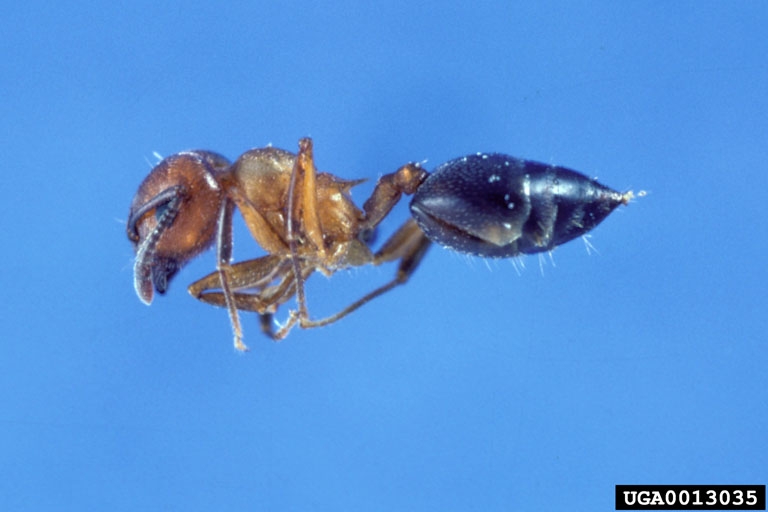
#> input picture openCV/opencvexam/data/ants/0013035.jpg, 768 x 512 px; its folder holds only this picture in this run
$ jupyter execute --allow-errors Chap5-2.ipynb   (shell and % lines are left out)
#> lines starting #> are read from the running program, lines starting #| are printed output that depends on the picture
### 5-2．기계학습을 위한 데이터 준비
#### 데이터 세트의 작성

[cell 1]
import os
import cv2
import numpy as np

# 이미지 폴더의 지정
dirs = ['ants', 'bees']

# 이미지의 픽셀값과 레이블을 보존하기 위한 리스트를 생성
pixels = [] # 설명변수
labels = [] # 목적변수

# 각 폴더의 파일을 하나씩 읽어들여 처리한 후에 리스트에 보존
for i, d in enumerate(dirs):
    # 파일명을 취득
    files = os.listdir('./data/' + d)

    for f in files:
        # 이미지를 그레이 스케일로 리드
        img = cv2.imread('./data/' + d + '/' + f, 0)
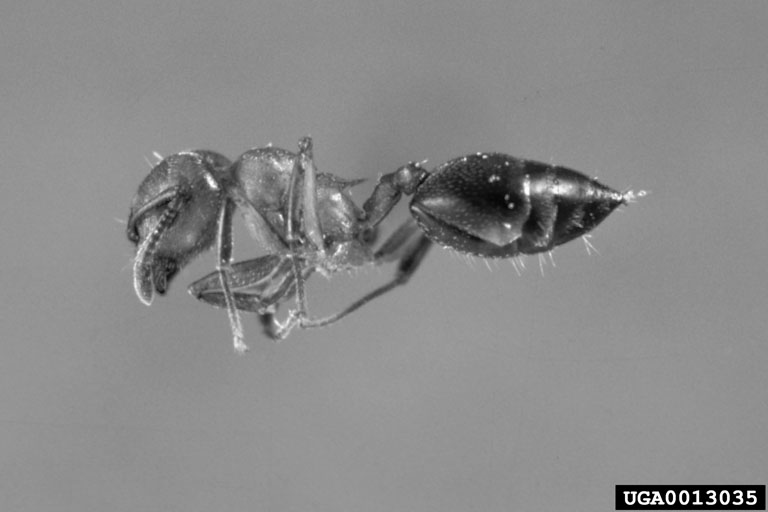
#> img: shape (512, 768); min 0, max 255, mean 137.6
        # 이미지를 리사이즈
        img = cv2.resize(img, (128, 128))
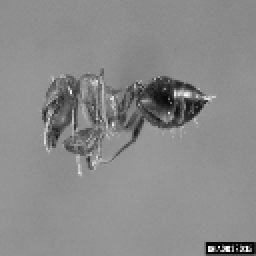
#> img: shape (128, 128) (shown 2 times larger); min 0, max 255, mean 137.7
        # 픽셀값을 보존
        img = np.array(img).flatten().tolist()
#> img = 16384 values, max 255 at index 15978, min 0 at index 15731, mean 137.7
        pixels.append(img)

        # 이미지의 레이블을 리스트에 보존
        labels.append(i)
#> pass 2 of the loop `for i, d in enumerate(dirs):`:
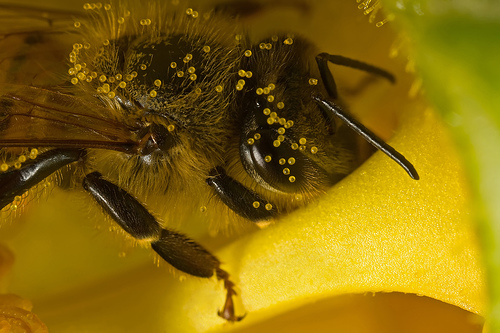
#> input picture openCV/opencvexam/data/bees/1092977343_cb42b38d62.jpg, 500 x 333 px
#> `img = cv2.resize(img, (128, 128))`:
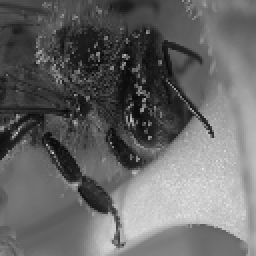
#> img: shape (128, 128) (shown 2 times larger); min 9, max 227, mean 102.4
#> `img = np.array(img).flatten().tolist()`: img = 16384 values, max 227 at index 10853, min 9 at index 4782, mean 102.4

[cell 2]
import pandas as pd

# 피셀값을 데이터 프레임형식으로 변환
pixels_df = pd.DataFrame(pixels)
#> pixels_df = table of 2 rows and 16384 columns
pixels_df = pixels_df/255 # 正規化

# 레이블을 데이터 프레임 형식으로 변환
labels_df = pd.DataFrame(labels)
labels_df = labels_df.rename(columns={0: 'label'})

# 2개의 데이터 프레임을 수평결합
img_set = pd.concat([pixels_df, labels_df], axis=1)
#> img_set = table of 2 rows and 16385 columns
img_set.head()
#> Out = table of 2 rows and 16385 columns

[cell 3]
# 연습문제4
# 이미지의 픽셀값과 레이블을 보존하기 위한 리스트를 생성
pixels2 = [] # 설명변수
labels2 = [] # 목적변수
tmp = []

# 각 폴더의 파일을 하나씩 읽어들여 처리한 후에 리스트에 보존
for i, d in enumerate(dirs):
    # 파일명을 취득
    files = os.listdir('./data/' + d)

    for f in files:
        # 이미지를 그레이 스케일로 리드
        img2 = cv2.imread('./data/' + d + '/' + f)
#> img2 is the input picture: shape (512, 768, 3); mean B, G, R 217.5, 147.4, 88
        # 이미지를 리사이즈
        img2 = cv2.resize(img2, (128, 128))
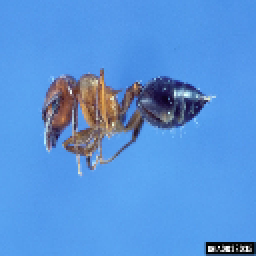
#> img2: shape (128, 128, 3) (shown 2 times larger); mean B, G, R 217.6, 147.5, 88.1
        # 픽셀 배열을 B、G、R별로 분할
        b, g, r = cv2.split(img2)
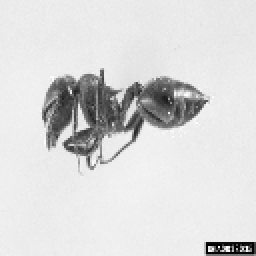
#> b: shape (128, 128) (shown 2 times larger); min 0, max 255, mean 217.6
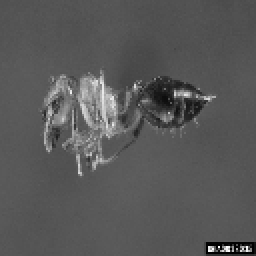
#> r: shape (128, 128) (shown 2 times larger); min 0, max 255, mean 88.1
        # 픽셀값을 보존
        b = np.array(b).flatten().tolist()
#> b = 16384 values, max 255 at index 6109, min 0 at index 15731, mean 217.6
        g = np.array(g).flatten().tolist()
#> g = 16384 values, max 255 at index 6108, min 0 at index 15731, mean 147.5
        r = np.array(r).flatten().tolist()
#> r = 16384 values, max 255 at index 15978, min 0 at index 15731, mean 88.07
        tmp = b + g + r
#> tmp = 49152 items
        pixels2.append(tmp)

        # 이미지의 레이블을 리스트에 보존
        labels2.append(i)
#> pass 2 of the loop `for i, d in enumerate(dirs):`:
#> img2 is the input picture: shape (333, 500, 3); mean B, G, R 10.3, 104.8, 133.5
#> img2: shape (128, 128, 3)
#> `b, g, r = cv2.split(img2)`:
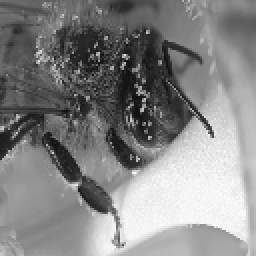
#> r: shape (128, 128) (shown 2 times larger); min 15, max 253, mean 133.2
#> `b = np.array(b).flatten().tolist()`: b = 16384 values, max 192 at index 9754, min 0 at index 9, mean 10.21
#> `g = np.array(g).flatten().tolist()`: g = 16384 values, max 237 at index 11625, min 5 at index 8632, mean 104.6
#> `r = np.array(r).flatten().tolist()`: r = 16384 values, max 253 at index 11887, min 15 at index 4782, mean 133.2

[cell 4]
# 연습문제4
# 피셀값을 데이터 프레임형식으로 변환
pixels2_df = pd.DataFrame(pixels2)
#> pixels2_df = table of 2 rows and 49152 columns
pixels2_df = pixels2_df/255 # 正規化

# 레이블을 데이터 프레임 형식으로 변환
labels2_df = pd.DataFrame(labels2)
labels2_df = labels2_df.rename(columns={0: 'label'})

# 2개의 데이터 프레임을 수평결합
img_set2 = pd.concat([pixels2_df, labels2_df], axis=1)
#> img_set2 = table of 2 rows and 49153 columns
img_set2.head()
#> Out = table of 2 rows and 49153 columns

#### 모폴로지 변환

[cell 5]
import matplotlib.pyplot as plt

# 이미지를 그레이 스케일로 리드
img = cv2.imread('./data/ants/swiss-army-ant.jpg', 0)
# 2치화 이미지로 변환
ret, bin_img = cv2.threshold(img, 128, 255, cv2.THRESH_BINARY)

# 이미지를 압축
kernel = np.ones((3,3), np.uint8)
#> (the rest of this cell did not finish here and is left out)

#> (a cell that did not finish here is left out)

#> (a cell that did not finish here is left out)

#> (a cell that did not finish here is left out)

#### 히스토그램의 작성

#> (a cell that did not finish here is left out)

[cell 10]
# 연습문제5
# 이미지를 컬러로 리드
img = cv2.imread('./data/ants/swiss-army-ant.jpg')

# RGB히스토그램을 작성
#> (the rest of this cell did not finish here and is left out)

#### PCA에 의한 차원압축

[cell 11]
# 연습문제6
# PCA를 로드
from sklearn.decomposition import PCA

# 주성분을 누적기여율80%까지 추출
pca = PCA(0.80)
pixels_pca = pca.fit_transform(pixels_df)
#> pixels_pca = [16.09, -16.09]

# 주성분을 확인
print(pca.n_components_)

# 차원압축한 데이터 세트의 사이즈를 확인
print(pixels_pca.shape)
#| (2, 1)

[cell 12]
# PCA적용후의 설명변수와 목적변수를 결합
img_set_pca = pd.concat([pd.DataFrame(pixels_pca), labels_df], axis=1)
#> img_set_pca = table of 2 rows and 2 columns
img_set_pca.head()
#> Out = table of 2 rows and 2 columns
